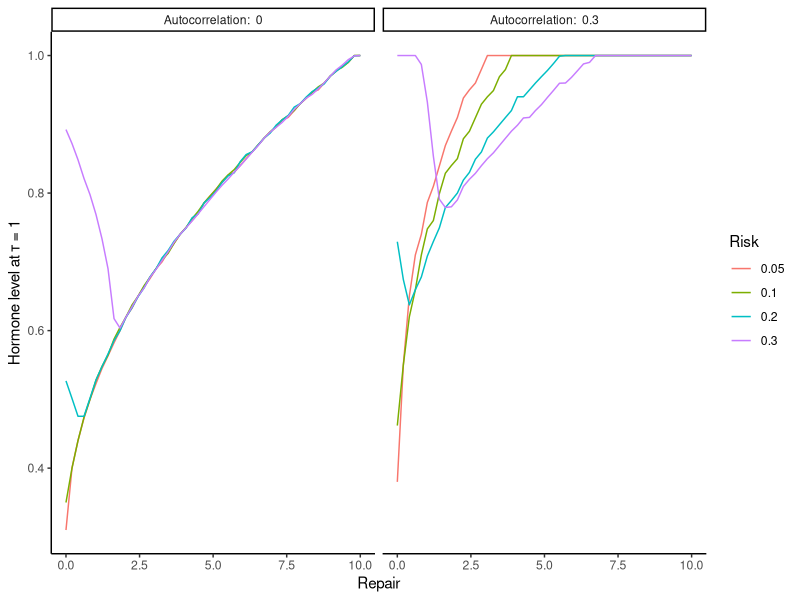
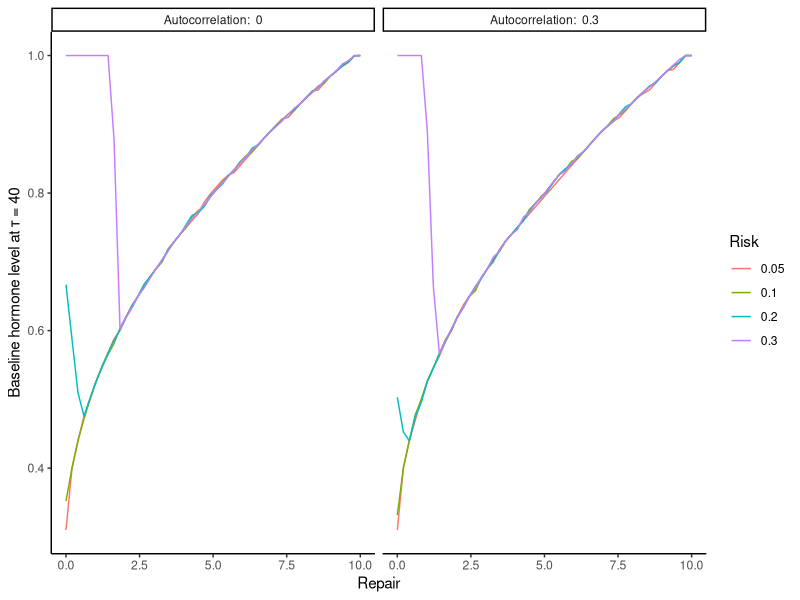

These charts were generated, in order, by the following R code:
library("ggplot2")
library("patchwork")
library("tidyverse")

data.repair <- read_csv(file="summary.csv")

data.repair <- filter(data.repair, repair <= 10)

# calculate risk
data.repair[,"risk"] <- with(data.repair
                             ,round(pArrive/(pLeave+pArrive)
                                    ,digits=2))
                             
# calculate autocorrelation
data.repair[,"autocorrelation"] <- with(data.repair
                                 ,round(1.0 - pArrive - pLeave
                                   ,digits=2))

# make the risk as factor so that we can plot differently
# colored lines in each plot highlighting the level of risk
data.repair <- mutate(data.repair, 
                      risk_cat=as_factor(data.repair$risk))


data.repair.f <- filter(data.repair
                        ,autocorrelation %in% c(0,0.3,0.7) & 
                            risk %in% c(0.05, 0.1, 0.2, 0.3)
                        )

data.repair.f$autocorr.text <- with(
  data.repair.f
  ,paste("Autocorrelation: ",autocorrelation)
)

# plot the maximum hormone level for 
# various amounts of repair
p1 <- ggplot(mapping=aes(x=repair, y=h_max_a)
       ,data=data.repair.f) +
  geom_line(mapping=aes(colour=risk_cat)) +
  facet_grid(. ~autocorr.text) +
  theme_classic() +
  xlab("Repair") +
  ylab("Hormone level at \u03c4 = 1") +
  labs(colour="Risk")

ggsave(filename="vary_repair_hormone_max.pdf", device=cairo_pdf, height=3, width=7)


p2 <- ggplot(mapping=aes(x=repair, y=h_base_a)
             ,data=data.repair.f) +
  geom_line(mapping=aes(colour=risk_cat)) +
  facet_grid(. ~autocorr.text) +
  theme_classic() +
  xlab("Repair") +
  ylab("Baseline hormone level at \u03c4 = 40") +
  labs(colour="Risk")

ggsave(filename="vary_repair_hormone_baseline.pdf", device=cairo_pdf)
